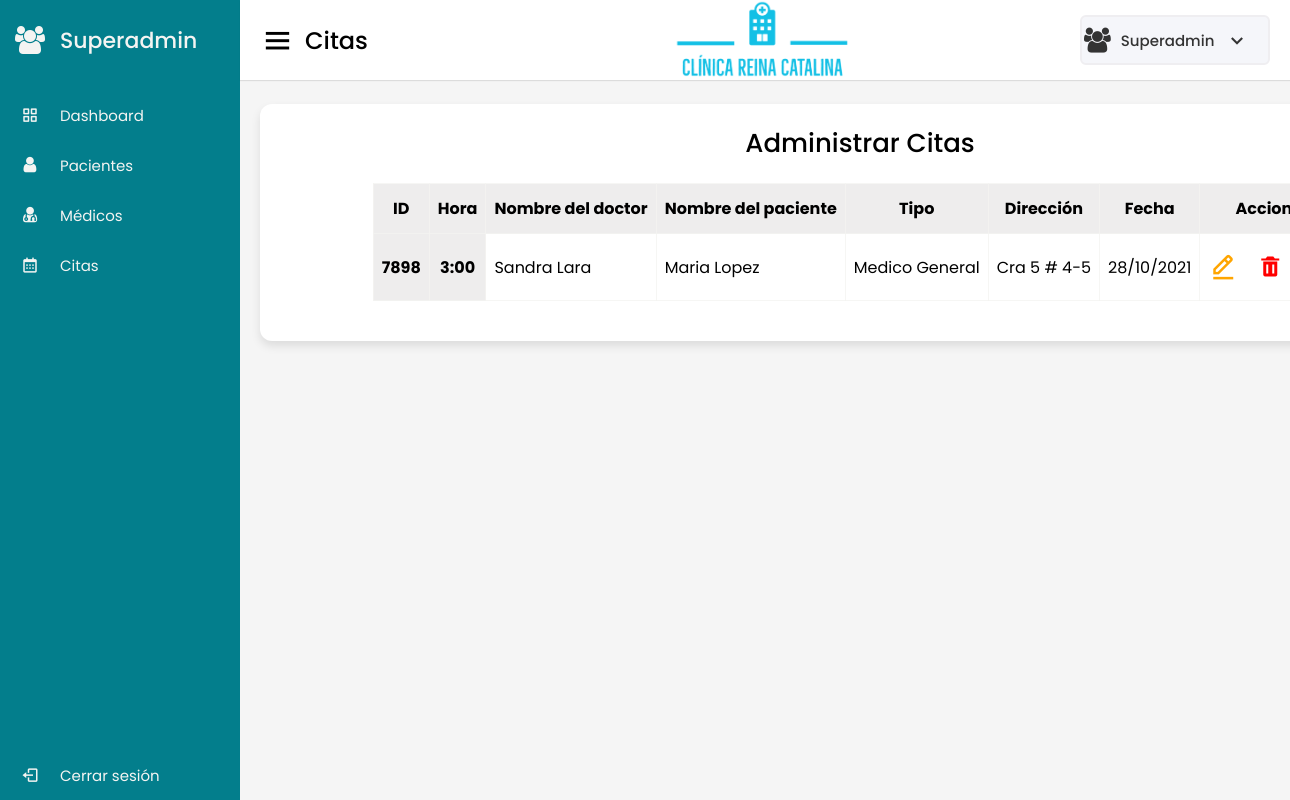
The page /superadmin-citas on the database its author committed.
### tables this page shows
CREATE TABLE citaspaciente (ID INTEGER UNIQUE NOT NULL PRIMARY KEY, Hora TEXT NOT NULL, Nombre_doctor TEXT NOT NULL, Nombre_paciente TEXT NOT NULL, Tipo TEXT NOT NULL, Direccion TEXT NOT NULL, Fecha TEXT NOT NULL);

### admin/app.py (the view)
@app.route('/superadmin-citas', methods=["GET", "POST"])
def superadmin_citas():
    try:
        with sqlite3.connect('DB_Clinica_RC.db') as con:
            con.row_factory =sqlite3.Row #convierte la respuesta de la Bd en un diccionario
            cur = con.cursor()
            cur.execute("SELECT * FROM citaspaciente")
            row = cur.fetchall()
            return render_template('appointments.html',row=row)
    except Error:
        print(Error)

### admin/templates/appointments.html (shortened to what this page needs)
{% extends 'layout.html' %}
{% block usuario %} Citas {% endblock %}
{% block body %}
<div class="home-content patients">
    <div class="patients-boxes">
        <div class="recent-patients box">
            <div class="title">Administrar Citas</div>
            <div class="patients-details">
                <table id="table" class="table">
                    <thead>
                        <tr>
                            <th scope="col">ID</th>
                            <th scope="col">Hora</th>
                            <th scope="col">Nombre del doctor</th>
                            <th scope="col">Nombre del paciente</th>
                            <th scope="col">Tipo</th>
                            <th scope="col">Dirección</th>
                            <th scope="col">Fecha</th>
                            <th scope="col">Acciones</th>
                        </tr>
                    </thead>
                    <tbody>
                        {% for r in row %}
                            <tr>
                                <th scope="row">{{ r["ID"] }}</th>
                                <th scope="row">{{ r["Hora"] }}</th>
                                <td>{{ r["Nombre_doctor"] }}</td>
                                <td>{{ r["Nombre_paciente"] }}</td>
                                <td>{{ r["Tipo"] }}</td>
                                <td>{{ r["Direccion"] }}</td>
                                <td>{{ r["Fecha"] }}</td>
                                <td>
                                    <div class="actions">
                                        <a href="{{url_for('detallespaciente')}}"><i class='bx bx-edit-alt'></i></a>
                                        <i class='bx bxs-trash' sql="DELETE FROM estudiantes WHERE r"></i>
                                    </div>
                                </td>
                            </tr>
                        {% endfor%}
                    </tbody>
                </table>
            </div>
        </div>
    </div>
</div>
{% endblock %}

### admin/static/css/style.css (style rules this page uses)
* { margin: 0; padding: 0; box-sizing: border-box; font-family: 'Poppins', sans-serif; }
.home-section .home-content { position: relative; padding-top: 104px; }
.home-content .patients-boxes { display: flex; justify-content: space-between; }
.home-content .patients-boxes .recent-patients { min-width: 1200px; background: #fff; padding: 20px 40px; margin: 0 20px; border-radius: 12px; box-shadow: 0 5px 10px rgba(0, 0, 0, 0.1); }
.home-content .patients-boxes .patients-details { display: flex; margin: 20px 20px; align-items: center; justify-content: center; }
.patients-boxes .box .title { font-size: 26px; font-weight: 500; text-align: center; }
#table { border-collapse: collapse; border: 1px solid #f4f4f2c9; }
#table td, #table th { border: 1px solid #f4f4f2c9; padding: 8px; }
#table th { padding-top: 12px; padding-bottom: 12px; text-align: center; background-color: rgb(238, 237, 237); color: black; }
a { text-decoration: none; }

### admin/static/css/style_patients.css (style rules this page uses)
.home-content table .actions { display: flex; align-items: center; }
.home-content table .bx-edit-alt { display: flex; align-items: center; font-size: 30px; font-weight: 500; color: orange; width: 50px; height: 50px; margin: none; position: relative; }
.home-content table .bxs-trash { display: flex; align-items: center; font-size: 24px; font-weight: 500; color: red; width: 50px; height: 50px; }

### rows shown on the page
citaspaciente: ID "7898", Hora "3:00", Nombre_doctor "Sandra Lara", Nombre_paciente "Maria Lopez", Tipo "Medico General", Direccion "Cra 5 # 4-5", Fecha "28/10/2021"
